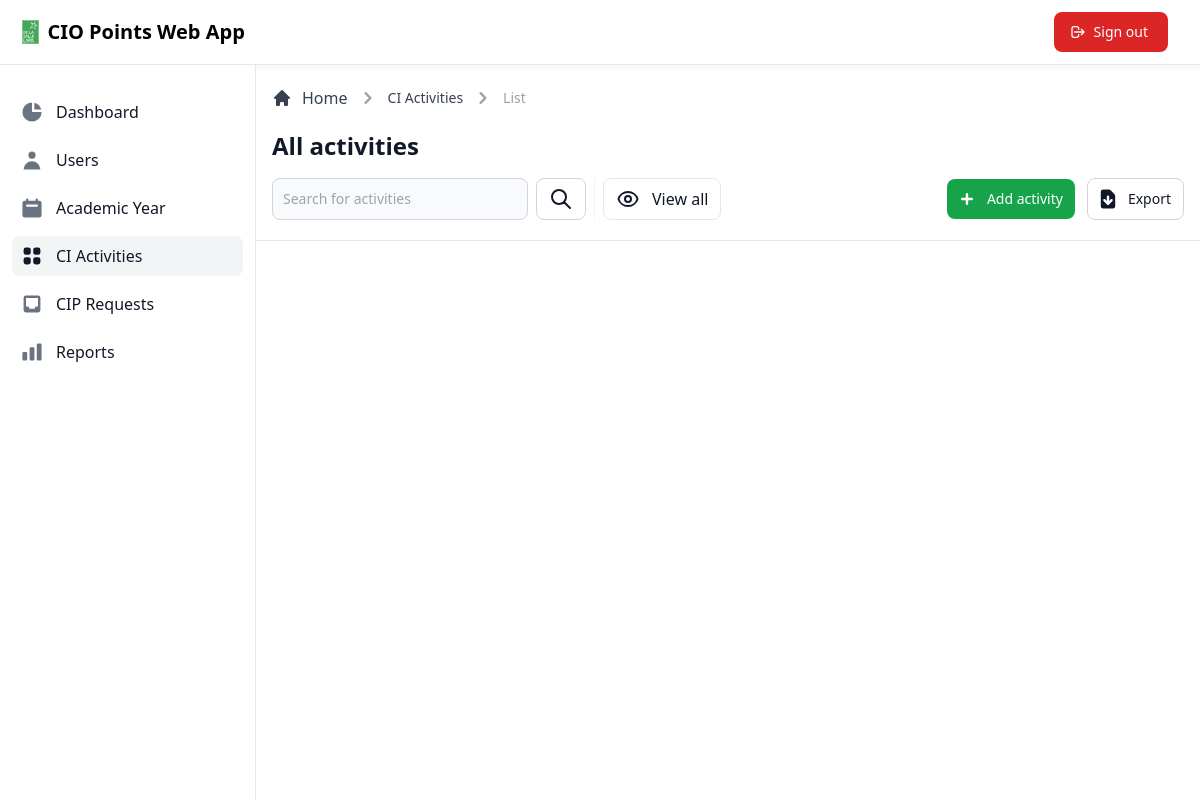
Page /admin/view/ciactivities.php (signed in) on the earlier database version.
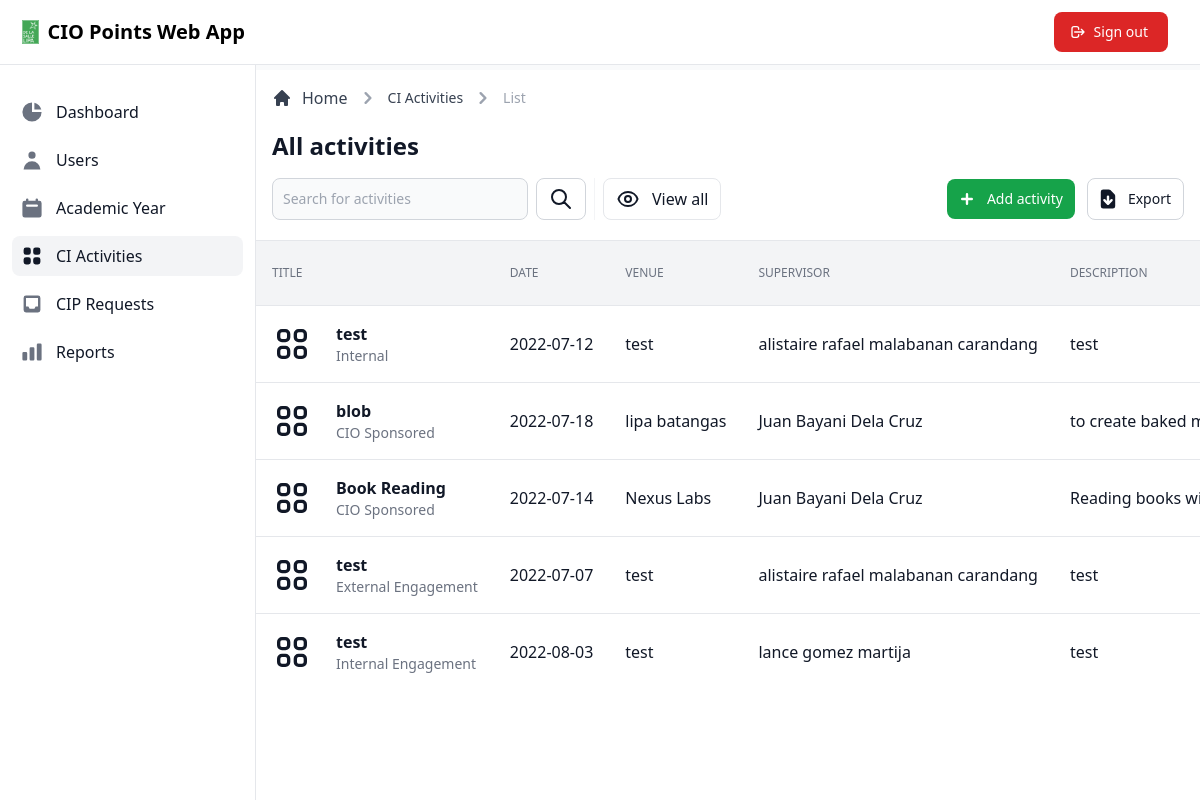
Same page on the later database version.
### tables this page shows
CREATE TABLE `ci_activity` (
  `activity_id` int(11) NOT NULL,
  `title` varchar(255) NOT NULL,
  `date` date NOT NULL,
  `venue` varchar(255) NOT NULL,
  `department` varchar(255) NOT NULL,
  `division` varchar(255) NOT NULL,
  `description` varchar(255) NOT NULL,
  `type` varchar(255) NOT NULL,
  `duration` int(11) NOT NULL,
  `user_id` int(11) DEFAULT NULL,
  `ci_points` int(11) NOT NULL,
  `ay_id` int(11) DEFAULT NULL,
  `semester` varchar(255) NOT NULL,
  `date_created` timestamp NOT NULL DEFAULT current_timestamp(),
  `date_updated` timestamp NOT NULL DEFAULT current_timestamp() ON UPDATE current_timestamp()
);

CREATE TABLE `user` (
  `user_id` int(11) NOT NULL,
  `first_name` varchar(255) NOT NULL,
  `middle_name` varchar(255) NOT NULL,
  `last_name` varchar(255) NOT NULL,
  `address` varchar(255) NOT NULL,
  `email` varchar(255) NOT NULL,
  `password` varchar(255) NOT NULL,
  `contact_number` varchar(255) NOT NULL,
  `department` varchar(255) NOT NULL,
  `division` varchar(255) NOT NULL,
  `status` varchar(255) NOT NULL,
  `type` varchar(255) NOT NULL,
  `date_created` timestamp NOT NULL DEFAULT current_timestamp(),
  `date_updated` timestamp NOT NULL DEFAULT current_timestamp() ON UPDATE current_timestamp()
);

### admin/view/ciactivities.php (called while the page is built, shortened)
<?php
$data = [
    'title' => 'CI Activities',
    'dir' => '../../'
];
include_once '../database/database.php';
class DisplayActivity extends Dbh
{
    public function getActivity()
    {
        $sql = 'SELECT DISTINCT ci.activity_id, ci.title, ci.date, ci.venue, ci.department, ci.division, ci.description, ci.type, ci.duration, ci.ci_points, ay.year, ci.semester, u.first_name, u.middle_name, u.last_name FROM ci_activity ci, user u, academic_year ay WHERE ci.user_id = u.user_id AND ci.ay_id = ay.ay_id;';
        $stmt = $this->connect()->prepare($sql);
        if (!$stmt->execute()) {
            $stmt = null;
            exit;
        }
        $result = $stmt->fetchAll(PDO::FETCH_ASSOC);
        return $result;
    }
}
$display = new DisplayActivity();
$records = $display->getActivity();
include_once '../layouts/header.php';
include_once '../layouts/navbar.php';
include_once '../layouts/sidebar.php';
include_once '../pages/ciactivity/main.php';
include_once '../layouts/footer.php';

### admin/database/database.php (called while the page is built)
<?php
class Dbh
{
  private $hostname = 'localhost';
  private $username = 'root';
  private $password = '';
  private $dbname = 'dbciopointswebapp';
  public function connect()
  {
    try {
      $dbh = new PDO('mysql:host=' . $this->hostname . ';dbname=' . $this->dbname, $this->username, $this->password);
      return $dbh;
    } catch (PDOException $e) {
      print "Error!: " . $e->getMessage() . "<br>";
      die();
    }
  }
}

### admin/pages/ciactivity/tabledata.php (the view, shortened to what this page needs)
<div class="flex flex-col">
  <div class="overflow-x-auto">
    <div class="inline-block min-w-full align-middle">
      <div class="overflow-hidden shadow">
        <table class="min-w-full divide-y divide-gray-200 table-fixed">
          <thead class="bg-gray-100">
            <tr>
              <th scope="col" class="p-4 text-xs font-medium text-left text-gray-500 uppercase">
                Title
              </th>
              <th scope="col" class="p-4 text-xs font-medium text-left text-gray-500 uppercase">
                Date
              </th>
              <th scope="col" class="p-4 text-xs font-medium text-left text-gray-500 uppercase">
                Venue
              </th>
              <th scope="col" class="p-4 text-xs font-medium text-left text-gray-500 uppercase">
                Supervisor
              </th>
              <th scope="col" class="p-4 text-xs font-medium text-left text-gray-500 uppercase">
                Description
              </th>
            </tr>
          </thead>
          <tbody class="bg-white divide-y divide-gray-200">
            <?php foreach ($records as $data) { ?>
              <tr class="hover:bg-gray-100">
                <td class="flex items-center p-4 mr-12 space-x-6 whitespace-nowrap lg:mr-0">
                  <div class="text-sm font-normal text-gray-500">
                    <div class="text-base font-semibold text-gray-900"><?= $data['title']; ?></div>
                    <div class="text-sm font-normal text-gray-500"><?= $data['type'] ?></div>
                  </div>
                </td>
                <td class="p-4 text-base font-medium text-gray-900 whitespace-nowrap"><?= $data['date']; ?></td>
                <td class="p-4 text-base font-medium text-gray-900 whitespace-nowrap"><?= $data['venue']; ?></td>
                <td class="p-4 text-base font-medium text-gray-900 whitespace-nowrap"><?= $data['first_name'] . ' ' . $data['middle_name'] . ' ' . $data['last_name']; ?></td>
                <td class="p-4 text-base font-medium text-gray-900 whitespace-nowrap"><?= $data['description']; ?></td>
              </tr>
            <?php } ?>
          </tbody>
        </table>
      </div>
    </div>
  </div>
</div>

Differences in the rows shown:
now on this page (row edited): ci_activity: title "test", type "Internal", date "2022-07-12", venue "test", user.first_name "alistaire rafael", user.middle_name "malabanan", user.last_name "carandang", description "test"
now on this page (row edited): ci_activity: title "blob", type "CIO Sponsored", date "2022-07-18", venue "lipa batangas", user.first_name "Juan", user.middle_name "Bayani", user.last_name "Dela Cruz", description "to create baked…"
now on this page (row edited): ci_activity: title "Book Reading", type "CIO Sponsored", date "2022-07-14", venue "Nexus Labs", user.first_name "Juan", user.middle_name "Bayani", user.last_name "Dela Cruz", description "Reading books…"
now on this page (row edited): ci_activity: title "test", type "External Engagement", date "2022-07-07", venue "test", user.first_name "alistaire rafael", user.middle_name "malabanan", user.last_name "carandang", description "test"
added ci_activity: title "test", type "Internal Engagement", date "2022-08-03", venue "test", user.first_name "lance", user.middle_name "gomez", user.last_name "martija", description "test"
Other differences:
text now shown: "TITLE DATE VENUE SUPERVISOR DESCRIPTION"
